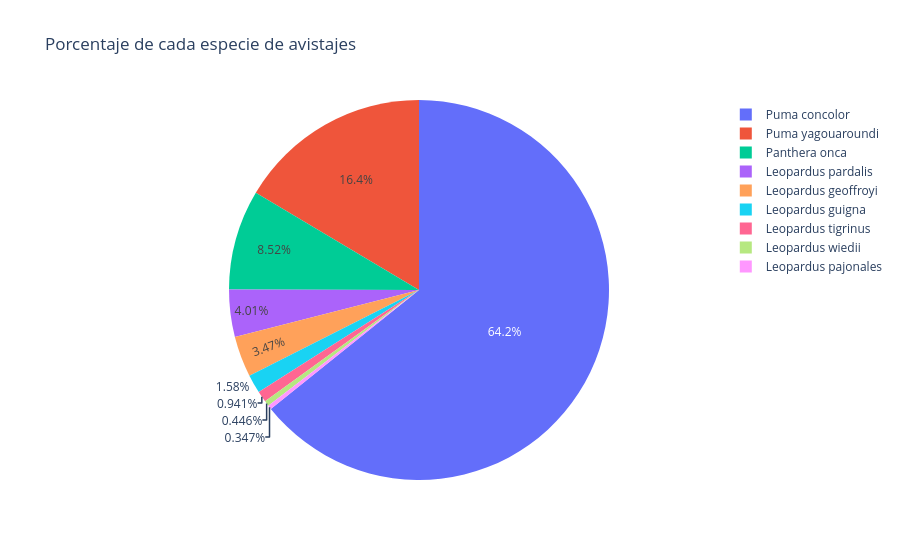

Here is the notebook cell this chart was saved with:
### Markdown cell above
## 2) ¿Cual es el porcentaje de cada especie respecto al total de especies de avistamientos? (gráfico torta)

### Code cell
# uso f_s definido en la anterior actividad
# formato de torta px.pie(data_frame=VARIABLE_DEL_FILTRO, values=VARIABLE_DEL_FILTRO.values, names=VARIABLE_DEL_FILTRO.index,title="titulo").show() 
px.pie(data_frame=f_s, values=f_s.values, names=f_s.index, title="Porcentaje de cada especie de avistajes").show()

### Figure 1 — Plotly figure (JSON) as saved in the notebook; plotly's stock layout.template omitted (floating-point values rounded to 4 significant figures)
{"data": [{"domain": {"x": [0, 1], "y": [0, 1]}, "hovertemplate": "label=%{label}<br>value=%{value}<extra></extra>", "labels": ["Puma concolor", "Puma yagouaroundi", "Panthera onca", "Leopardus pardalis", "Leopardus geoffroyi", "Leopardus guigna", "Leopardus tigrinus", "Leopardus wiedii", "Leopardus pajonales"], "legendgroup": "", "name": "", "showlegend": true, "type": "pie", "values": [1297, 332, 172, 81, 70, 32, 19, 9, 7]}], "layout": {"legend": {"tracegroupgap": 0}, "title": {"text": "Porcentaje de cada especie de avistajes"}}}
